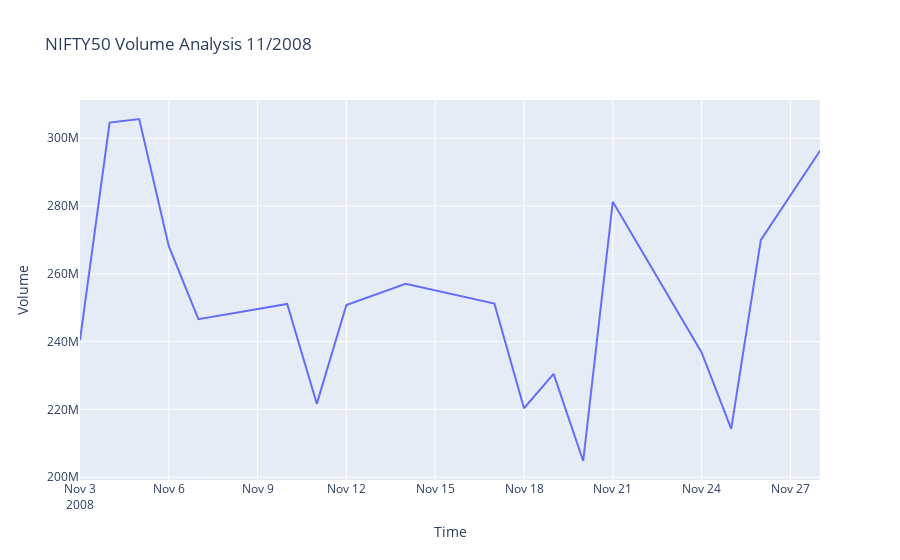

Here is the notebook cell this chart was saved with:
### Code cell
year = int(input('Enter the year for which you want plot:'))
month = int(input('Enter the month for which you want plot:'))

nifty_50_specific_year = nifty50[nifty50['Year']==year]
nifty_50_specific_month = nifty_50_specific_year[nifty_50_specific_year['Month']==month]

fig = px.line(nifty_50_specific_month, 
              x='Date',
              y='Volume',
              title=f'NIFTY50 Volume Analysis {month}/{year}'
             )
fig.update_layout(xaxis_title="Time", 
                  yaxis_title="Volume"
                 )
fig.show()

### Figure 1 — Plotly figure (JSON) as saved in the notebook; plotly's stock layout.template omitted (floating-point values rounded to 4 significant figures)
{"data": [{"hovertemplate": "Date=%{x}<br>Volume=%{y}<extra></extra>", "legendgroup": "", "line": {"color": "#636efa", "dash": "solid"}, "marker": {"symbol": "circle"}, "mode": "lines", "name": "", "orientation": "v", "showlegend": false, "type": "scatter", "x": ["2008-11-03T00:00:00", "2008-11-04T00:00:00", "2008-11-05T00:00:00", "2008-11-06T00:00:00", "2008-11-07T00:00:00", "2008-11-10T00:00:00", "2008-11-11T00:00:00", "2008-11-12T00:00:00", "2008-11-14T00:00:00", "2008-11-17T00:00:00", "2008-11-18T00:00:00", "2008-11-19T00:00:00", "2008-11-20T00:00:00", "2008-11-21T00:00:00", "2008-11-24T00:00:00", "2008-11-25T00:00:00", "2008-11-26T00:00:00", "2008-11-28T00:00:00"], "xaxis": "x", "y": [240443755, 304637885, 305687563, 268176655, 246638152, 251108020, 221654127, 250791310, 257081847, 251219581, 220347375, 230509310, 204791432, 281247780, 236797126, 214273358, 269948758, 296322562], "yaxis": "y"}], "layout": {"legend": {"tracegroupgap": 0}, "title": {"text": "NIFTY50 Volume Analysis 11/2008"}, "xaxis": {"anchor": "y", "domain": [0, 1], "title": {"text": "Time"}}, "yaxis": {"anchor": "x", "domain": [0, 1], "title": {"text": "Volume"}}}}
